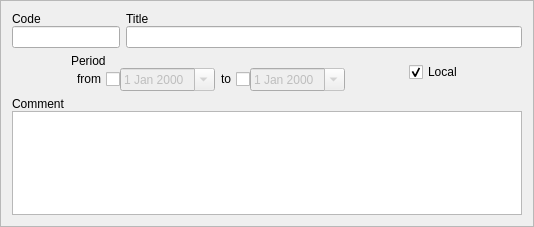
<?xml version="1.0" encoding="UTF-8"?>
<ui version="4.0">
 <class>CatItemFrame</class>
 <widget class="QFrame" name="CatItemFrame">
  <property name="geometry">
   <rect>
    <x>0</x>
    <y>0</y>
    <width>534</width>
    <height>227</height>
   </rect>
  </property>
  <property name="windowTitle">
   <string>Frame</string>
  </property>
  <property name="frameShape">
   <enum>QFrame::StyledPanel</enum>
  </property>
  <property name="frameShadow">
   <enum>QFrame::Raised</enum>
  </property>
  <layout class="QVBoxLayout" name="verticalLayout_5">
   <item>
    <layout class="QHBoxLayout" name="horizontalLayout">
     <item>
      <layout class="QVBoxLayout" name="verticalLayout">
       <property name="spacing">
        <number>0</number>
       </property>
       <item>
        <widget class="QLabel" name="lblCode">
         <property name="text">
          <string>Code</string>
         </property>
        </widget>
       </item>
       <item>
        <widget class="QLineEdit" name="edtCode">
         <property name="sizePolicy">
          <sizepolicy hsizetype="Fixed" vsizetype="Fixed">
           <horstretch>0</horstretch>
           <verstretch>0</verstretch>
          </sizepolicy>
         </property>
        </widget>
       </item>
      </layout>
     </item>
     <item>
      <layout class="QVBoxLayout" name="verticalLayout_2">
       <property name="spacing">
        <number>0</number>
       </property>
       <item>
        <widget class="QLabel" name="lblTitle">
         <property name="text">
          <string>Title</string>
         </property>
        </widget>
       </item>
       <item>
        <widget class="QLineEdit" name="edtTitle"/>
       </item>
      </layout>
     </item>
    </layout>
   </item>
   <item>
    <layout class="QHBoxLayout" name="horizontalLayout_3">
     <item>
      <spacer name="horizontalSpacer">
       <property name="orientation">
        <enum>Qt::Horizontal</enum>
       </property>
       <property name="sizeHint" stdset="0">
        <size>
         <width>40</width>
         <height>20</height>
        </size>
       </property>
      </spacer>
     </item>
     <item>
      <layout class="QVBoxLayout" name="verticalLayout_3">
       <property name="spacing">
        <number>0</number>
       </property>
       <item>
        <widget class="QLabel" name="lblPeriod">
         <property name="text">
          <string>Period</string>
         </property>
        </widget>
       </item>
       <item>
        <layout class="QHBoxLayout" name="horizontalLayout_2">
         <item>
          <widget class="QCheckBox" name="cbxFromEnabled">
           <property name="layoutDirection">
            <enum>Qt::RightToLeft</enum>
           </property>
           <property name="text">
            <string>from</string>
           </property>
          </widget>
         </item>
         <item>
          <widget class="QDateEdit" name="edtFrom">
           <property name="enabled">
            <bool>false</bool>
           </property>
           <property name="calendarPopup">
            <bool>true</bool>
           </property>
          </widget>
         </item>
         <item>
          <widget class="QCheckBox" name="cbxToEnabled">
           <property name="layoutDirection">
            <enum>Qt::RightToLeft</enum>
           </property>
           <property name="text">
            <string>to</string>
           </property>
          </widget>
         </item>
         <item>
          <widget class="QDateEdit" name="edtTo">
           <property name="enabled">
            <bool>false</bool>
           </property>
           <property name="calendarPopup">
            <bool>true</bool>
           </property>
          </widget>
         </item>
        </layout>
       </item>
      </layout>
     </item>
     <item>
      <spacer name="horizontalSpacer_2">
       <property name="orientation">
        <enum>Qt::Horizontal</enum>
       </property>
       <property name="sizeHint" stdset="0">
        <size>
         <width>40</width>
         <height>20</height>
        </size>
       </property>
      </spacer>
     </item>
     <item>
      <widget class="QCheckBox" name="cbxLocal">
       <property name="text">
        <string>Local</string>
       </property>
       <property name="checked">
        <bool>true</bool>
       </property>
      </widget>
     </item>
     <item>
      <spacer name="horizontalSpacer_3">
       <property name="orientation">
        <enum>Qt::Horizontal</enum>
       </property>
       <property name="sizeHint" stdset="0">
        <size>
         <width>40</width>
         <height>20</height>
        </size>
       </property>
      </spacer>
     </item>
    </layout>
   </item>
   <item>
    <layout class="QVBoxLayout" name="verticalLayout_4">
     <property name="spacing">
      <number>0</number>
     </property>
     <item>
      <widget class="QLabel" name="lblComment">
       <property name="text">
        <string>Comment</string>
       </property>
      </widget>
     </item>
     <item>
      <widget class="QTextEdit" name="edtComment"/>
     </item>
    </layout>
   </item>
  </layout>
 </widget>
 <resources/>
 <connections>
  <connection>
   <sender>cbxFromEnabled</sender>
   <signal>toggled(bool)</signal>
   <receiver>edtFrom</receiver>
   <slot>setEnabled(bool)</slot>
   <hints>
    <hint type="sourcelabel">
     <x>93</x>
     <y>79</y>
    </hint>
    <hint type="destinationlabel">
     <x>165</x>
     <y>79</y>
    </hint>
   </hints>
  </connection>
  <connection>
   <sender>cbxToEnabled</sender>
   <signal>toggled(bool)</signal>
   <receiver>edtTo</receiver>
   <slot>setEnabled(bool)</slot>
   <hints>
    <hint type="sourcelabel">
     <x>230</x>
     <y>79</y>
    </hint>
    <hint type="destinationlabel">
     <x>296</x>
     <y>79</y>
    </hint>
   </hints>
  </connection>
 </connections>
</ui>
